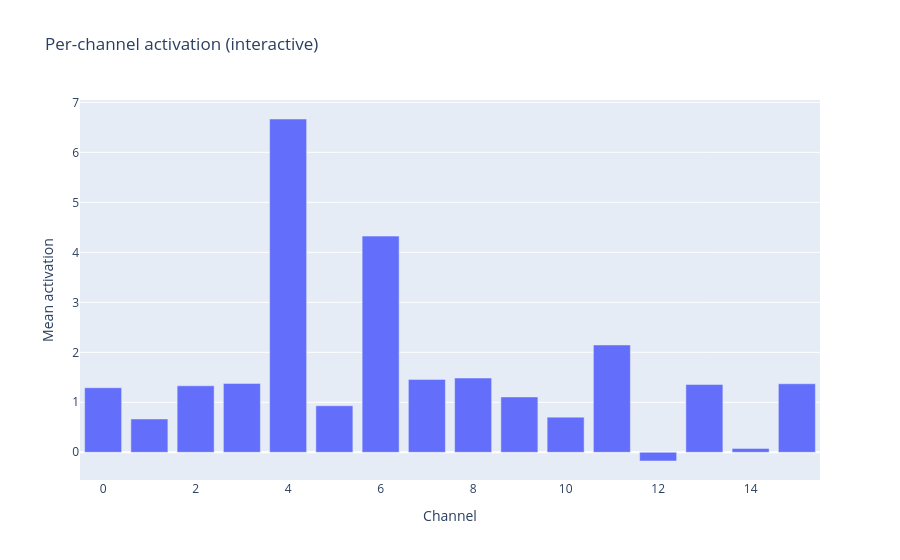

The cell this chart's notebook holds for it:
### Code cell
import plotly.express as px
import numpy as np

channel_mean = x.mean(dim=(1, 2)).cpu().numpy()

fig = px.bar(
    x=np.arange(len(channel_mean)),
    y=channel_mean,
    labels={"x": "Channel", "y": "Mean activation"},
    title="Per-channel activation (interactive)"
)
fig.show()

### Figure 1 — Plotly figure (JSON) as saved in the notebook; plotly's stock layout.template omitted (floating-point values rounded to 4 significant figures)
{"data": [{"hovertemplate": "Channel=%{x}<br>Mean activation=%{y}<extra></extra>", "legendgroup": "", "marker": {"color": "#636efa", "pattern": {"shape": ""}}, "name": "", "orientation": "v", "showlegend": false, "textposition": "auto", "x": [0, 1, 2, 3, 4, 5, 6, 7, 8, 9, 10, 11, 12, 13, 14, 15], "xaxis": "x", "y": [1.292, 0.6664, 1.33, 1.378, 6.666, 0.9308, 4.323, 1.458, 1.485, 1.107, 0.703, 2.146, -0.1741, 1.356, 0.07787, 1.371], "yaxis": "y", "type": "bar"}], "layout": {"xaxis": {"anchor": "y", "domain": [0.0, 1.0], "title": {"text": "Channel"}}, "yaxis": {"anchor": "x", "domain": [0.0, 1.0], "title": {"text": "Mean activation"}}, "legend": {"tracegroupgap": 0}, "title": {"text": "Per-channel activation (interactive)"}, "barmode": "relative"}}
